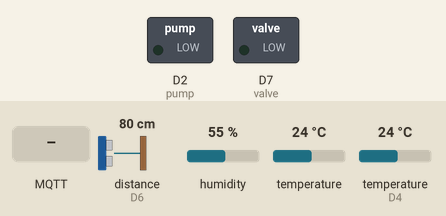
The sketch below on a simulated ESP8266 (NodeMCU). Shown: switched loads named in the sketch (green lamp = pin HIGH). The inputs (shaded band) are chosen by the test bench; at power-on: distance to the obstacle (sensor on D6) 80 cm, humidity 55 %, temperature 24 °C, temperature (sensor on D4) 24 °C. The echo pulse lasts 58.3 µs per cm; WiFi joins after 1.5 s; servers stay silent unless stated; the local clock reads 2024-03-15 10:24:30 at power-on unless the sketch sets it; no MQTT or app messages arrive unless stated; pins used as bus, display or sensor lines are not drawn; what the sketch prints to the serial monitor is not drawn.

Above: at 2.7 s.
2.8 s: distance to the obstacle (sensor on D6) set to 44 cm
At 11.7 s:
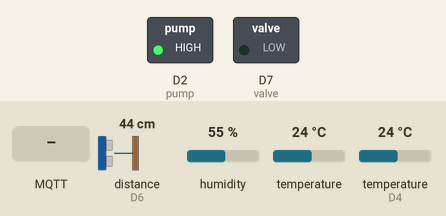
12.5 s: distance to the obstacle (sensor on D6) set to 36 cm
At 21.1 s:
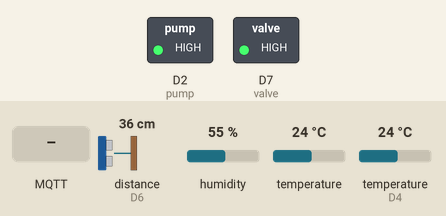
22.1 s: MQTT message "off" arrives on the first subscribed topic
At 24.0 s:
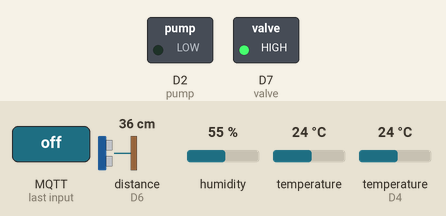
Timing chart, 0 to 32.7 s (numbered marks = the images above; inputs shaded):
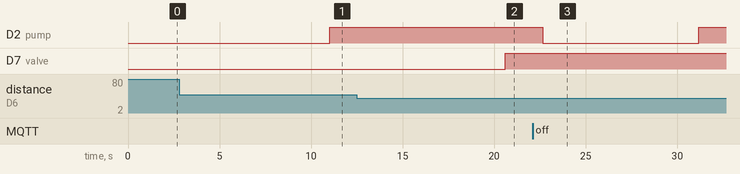

The sketch:

FarmAngleSystemV2.ino
```cpp
/* Farm Angel System
 * 20210127
 * By Khanchai Wongsit
 * Version 2.0
 * + IOT
 */

#include <Wire.h>
#include "DS3231.h"

#include <ESP8266WiFi.h>
#include <PubSubClient.h>
#include "DHT.h"


const char* ssid = "@AngleFarm";
const char* password = "0883779930";
const char* mqtt_server = "broker.netpie.io";
const int mqtt_port = 1883;
const char* mqtt_client = "dfa4167f-54ec-4c43-8383-5b3214c2f527";
const char* mqtt_username = "JzfmVm93R4ZJrArRZMXPdFXUkh61iwbq";
const char* mqtt_password = "phSoX!*wFjV18~wqxw$qDeeyS1S01k4X";

WiFiClient espClient;
PubSubClient client(espClient);

char msg[100];

int period = 2000;
unsigned long countTime = 0;

#define DHTPIN 2
#define DHTTYPE DHT11
DHT dht(DHTPIN, DHTTYPE);
float humidity = 0.0;
float temperature = 0.0;
float humidity_prev = 0.0;
float temperature_prev = 0.0;


RTClib RTC;
DS3231 Clock;

/* Sensor */
const int ult_trig = D5;  //D5
const int ult_echo = D6;  //D6

/*  Load */
const int pump = D2;   //D2
const int valve = D7;   //D3

/* Water Level (cm.)*/
const int tank_high = 140;
const int water_low = 50;
const int water_high = 110;
long water_level = 0;

/* Function */
long microsecondsToCentimeters(long microseconds);
long check_water(void);
void Timer1(int Tnow,int Ton,int Toff);
void pump_on(void);
void pump_off(void);
void valve_on(void);
void valve_off(void);

void callback(char* topic, byte* payload, unsigned int length) {
    Serial.print("Message arrived [");
    Serial.print(topic);
    Serial.print("] ");
    String message;
    for (int i = 0; i < length; i++) {
        message = message + (char)payload[i];
    }
    Serial.println(message);
    if(String(topic) == "@msg/pump") {
        if(message == "on"){
            pump_on();
            client.publish("@shadow/data/update", "{\"data\" : {\"PumpStatus\" : \"on\"}}");
            Serial.println("Pump on");
        }
        else if (message == "off"){
            pump_off();
            client.publish("@shadow/data/update", "{\"data\" : {\"PumpStatus\" : \"off\"}}");
            Serial.println("Pump off");
        }
    }
}


void reconnect() {
    int count=1;
    while (!client.connected()) {
        Serial.print("Attempting MQTT connection…");
        if (client.connect(mqtt_client, mqtt_username, mqtt_password)) {
            Serial.println("connected");
            client.subscribe("@msg/pump");
        } else {
            Serial.print("failed, rc=");
            Serial.print(client.state());
            Serial.println("try again in 5 seconds");
            delay(5000);
            count++;
        }
        if(count>3) break;
    }
}


void setup () {
  Serial.begin(115200);
  Wire.begin();

  Serial.println();
    Serial.print("Connecting to ");
    Serial.println(ssid);
    WiFi.begin(ssid, password);
    while (WiFi.status() != WL_CONNECTED) {
        delay(500);
        Serial.print(".");
    }
    Serial.println("");
    Serial.println("WiFi connected");

    Serial.println("IP address: ");
    Serial.println(WiFi.localIP());
    client.setServer(mqtt_server, mqtt_port);
    client.setCallback(callback);
    dht.begin();

    //INPUT
  pinMode(ult_trig, OUTPUT);
  pinMode(ult_echo, INPUT);
  //OUTPUT
  pinMode(pump, OUTPUT);
  pinMode(valve, OUTPUT);
}

void loop () {
   String pump_status;
   String valve_status;
   long BoxTemperature;


  //Initial Load
  Serial.println("Initial...");
  pump_off();
  valve_off();
  delay(5000);
  Serial.println("System Start... ");

  /* ==== MAIN PROGRAM ==== */
  while(true){
    /* Print Time */
    delay(1000);
    DateTime now = RTC.now();
    if(now.hour()!= 165){ /* Check RTC Operating */
      Serial.print("Date Time: ");
      Serial.print(now.year(), DEC);
      Serial.print('/');
      Serial.print(now.month(), DEC);
      Serial.print('/');
      Serial.print(now.day(), DEC);
      Serial.print(' ');
      Serial.print(now.hour(), DEC);
      Serial.print(':');
      Serial.print(now.minute(), DEC);
      Serial.print(':');
      Serial.print(now.second(), DEC);
      BoxTemperature = Clock.getTemperature();
      //BoxTemperature = 0.0;
      //Serial.println();
      //check_water();

      if((now.second()%10) == 0){
        Timer1(now.hour(),8,16);  /* call Timer1 Control Operation */

        if(digitalRead(pump) == HIGH){
           pump_status = "on";
        }else{
          pump_status = "off";
        }

        if(digitalRead(valve) == HIGH){
           valve_status = "on";
        }else{
          valve_status = "off";
        }

        if (!client.connected()) {
          //Initial Load
          Serial.println("Reconnect wifi..");
          reconnect();
        }

        /* NETPIE */
        humidity = dht.readHumidity();
        temperature = dht.readTemperature();
        //String data = "{\"data\": {\"Humidity\":" + String(humidity) + ", \"Temperature\":" + String(temperature) + ", \"PumpStatus\":\"" + pump_status + "\", \"WaterLevel\":" + water_level + ", \"BoxTemperature\":" + BoxTemperature + "}}";
        String data = "{\"data\": {\"Humidity\":" + String(humidity) + ", \"Temperature\":" + String(temperature) + ", \"PumpStatus\":\"" + pump_status+ "\", \"ValveStatus\":\"" + valve_status + "\", \"WaterLevel\":" + water_level + "}}";
        //Send
        Serial.println(data);
        data.toCharArray(msg, (data.length() + 1));
        client.publish("@shadow/data/update", msg);
      }else{
        Serial.println();
      }
    }else{  /* RTC Not found */
      Serial.println("RTC not found ! ,Off Pump and Valve. please check RTC device");
      pump_off();
      valve_off();

      if(digitalRead(pump) == LOW){
           pump_status = "on";
        }else{
          pump_status = "off";
        }

        if(digitalRead(valve) == HIGH){
           valve_status = "on";
        }else{
          valve_status = "off";
        }

        if (!client.connected()) {
          //Initial Load
          Serial.println("Reconnect wifi..");
          reconnect();
        }


      /* NETPIE */
        humidity = dht.readHumidity();
        temperature = dht.readTemperature();
        //String data = "{\"data\": {\"Humidity\":" + String(humidity) + ", \"Temperature\":" + String(temperature) + ", \"PumpStatus\":\"" + pump_status + "\", \"WaterLevel\":" + String(water_level) + ", \"BoxTemperature\":" + String(BoxTemperature) + "}}";
        String data = "{\"data\": {\"Humidity\":" + String(humidity) + ", \"Temperature\":" + String(temperature) + ", \"PumpStatus\":\"" + pump_status+ "\", \"ValveStatus\":\"" + valve_status + "\", \"WaterLevel\":" + water_level + "}}";
        //Send
        Serial.println(data);
        data.toCharArray(msg, (data.length() + 1));
        client.publish("@shadow/data/update", msg);
    }
    client.loop();
  }//time
  client.loop();
}

long microsecondsToCentimeters(long microseconds)
{
  // The speed of sound is 340 m/s or 29 microseconds per centimeter.
  // The ping travels out and back, so to find the distance of the
  // object we take half of the distance travelled.
  return microseconds / 29 / 2;
}


long check_water(void){
 long duration, cm, water_level;

  digitalWrite(ult_trig, LOW);
  delayMicroseconds(2);
  digitalWrite(ult_trig, HIGH);
  delayMicroseconds(5);
  digitalWrite(ult_trig, LOW);
  pinMode(ult_echo, INPUT);
  duration = pulseIn(ult_echo, HIGH);

  cm =  microsecondsToCentimeters(duration);

  if(cm > 4 && cm < tank_high){
    water_level = tank_high - cm;
  }else{
    water_level = 0;
  }

  Serial.print(", Water High: ");
  Serial.print(water_level);
  Serial.print(" cm");
  //Serial.println();
  delay(500);
  return water_level;
}
 /* ontrol Pump and Valve */
void Timer1(int Tnow,int Ton,int Toff){
  if((Tnow >= Ton)&&(Tnow <= Toff)){
    Serial.print(", Timer1 On");
    water_level = check_water();  /* Check water level */
    /* Control Val */
    if((water_level > water_low+50)){
      Serial.print(", Valve On");
      valve_on();
    }
    if((water_level < water_low)){
      Serial.print(", Valve Off");
      valve_off();
    }
    /* Control pump */
    if(water_level >= water_high){
      Serial.println(", Pump Off");
      pump_off();
    }else{
      Serial.println(", Pump On");
      pump_on();
    }
  }else{
    Serial.print(", Timer1 Off");
    water_level = check_water();  /* Check water level */
    if(water_level >= water_low){
      Serial.print(", Valve On");
      valve_on();
    }else{
      Serial.print(", Valve Off");
      valve_off();
    }
    Serial.println(", Pump Off");
    pump_off();
  }
}

void pump_on(void){
  digitalWrite(pump,HIGH);
}

void pump_off(void){
  digitalWrite(pump,LOW);
}

void valve_on(void){
  digitalWrite(valve,HIGH);
}
void valve_off(void){
  digitalWrite(valve,LOW);
}
```

Measured:
- the behaviour switches between 40 and 39 cm on distance to the obstacle (sensor on D6) (found by bisection; images 1 and 2)
- after the input at 12.5 s, D7 (valve): LOW → HIGH after 8.1 s
- after the input at 22.1 s, D2 (pump): HIGH → LOW after 0.54 s, → HIGH 8.5 s later
